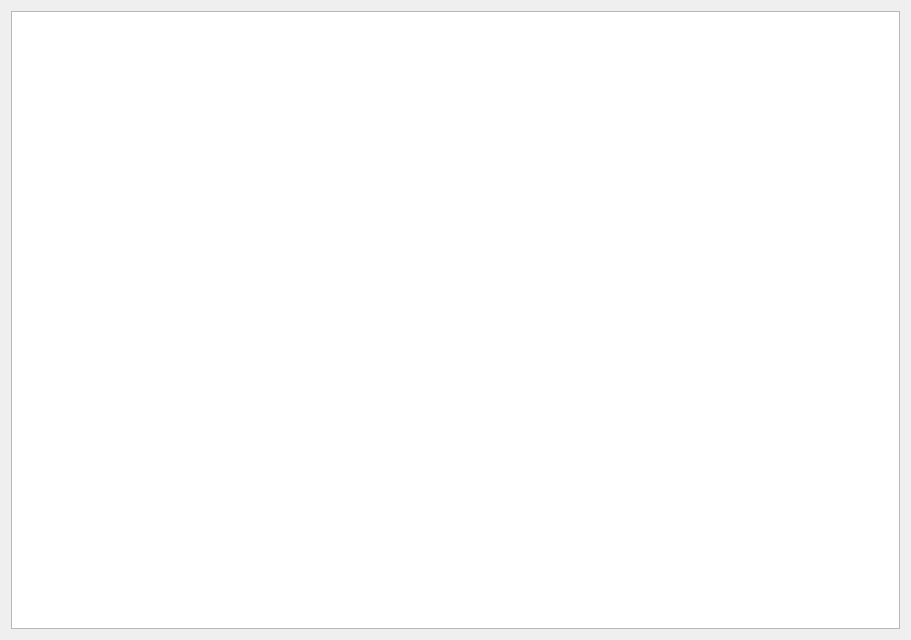
<?xml version="1.0" encoding="UTF-8"?>
<ui version="4.0">
 <class>tabprint</class>
 <widget class="QWidget" name="tabprint">
  <property name="geometry">
   <rect>
    <x>0</x>
    <y>0</y>
    <width>911</width>
    <height>640</height>
   </rect>
  </property>
  <property name="windowTitle">
   <string>表格输出</string>
  </property>
  <layout class="QHBoxLayout" name="horizontalLayout">
   <item>
    <widget class="QTableView" name="tableView"/>
   </item>
  </layout>
 </widget>
 <resources/>
 <connections/>
</ui>
